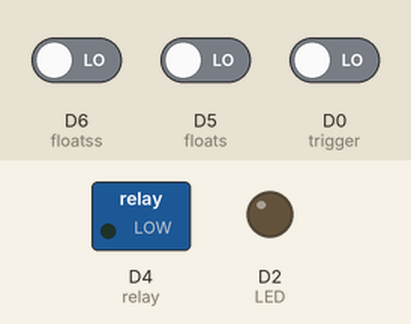
Simulated run of this sketch. Board: ESP8266 (NodeMCU). Parts: switched loads named in the sketch (green lamp = pin HIGH), output pins drawn as LEDs (lit = HIGH). Inputs (shaded band) come from the test bench; at power-on: D5 (floats) LOW, D6 (floatss) LOW, D0 (trigger) LOW.

Above: at 1.2 s.
1.3 s: D5 (floats) driven HIGH
At 2.5 s:
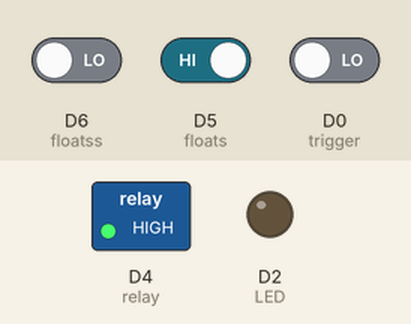
2.8 s: D5 (floats) driven LOW
At 3.6 s:
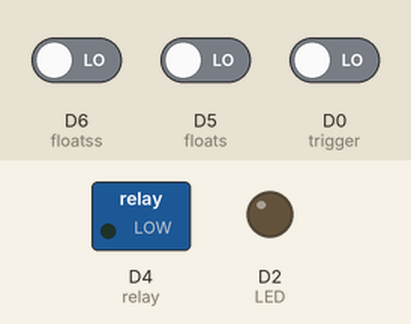
Timing chart, 0 to 5.8 s (numbered marks = the images above; inputs shaded):
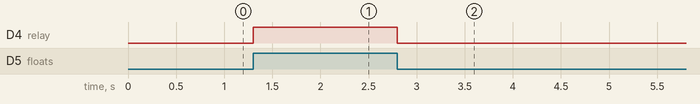

Measured:
- after the input at 1.3 s, D4 (relay): LOW → HIGH at once
- after the input at 2.8 s, D4 (relay): HIGH → LOW at once

The sketch:

WMS.ino
```cpp
#include <ESP8266WiFi.h>          //https://github.com/esp8266/Arduino

//needed for library

#include <DNSServer.h>

#include <ESP8266WebServer.h>

#include <WiFiManager.h>         //https://github.com/tzapu/WiFiManager

#define trigger D0

#define LED D2

#define power D3
#define relay D4
#define floats D5
#define floatss D6

void setup() {

    // put your setup code here, to run once:

    Serial.begin(115200);

    pinMode(trigger,INPUT);

    pinMode(LED,OUTPUT);

     pinMode(power,OUTPUT);
     pinMode (relay, OUTPUT);
     pinMode(floats, INPUT);
     pinMode(floatss,INPUT);

    if(digitalRead(trigger) == HIGH){

    digitalWrite(power,HIGH);

    WiFiManager wifiManager;

    wifiManager.resetSettings();

    wifiManager.autoConnect("CIRCUIT DIGEST WiFi Manager");

    Serial.println("connected :)");


  }

}

void loop() {

  if (WiFi.status() == WL_CONNECTED)

        {

          digitalWrite(power,LOW);

          while(WiFi.status() == WL_CONNECTED){

            digitalWrite(LED,HIGH);

            delay(500);

            digitalWrite(LED,LOW);

            delay(200);

          }

        }

        else {

          digitalWrite(LED,LOW);

        }
        {
          {
   if(digitalRead(floats)==HIGH && digitalRead(floatss)==HIGH) //Both float sensor is in high mode
  {
    //Stop both Motors
    digitalWrite(relay,HIGH);
  }

  else if(digitalRead(floats)==HIGH && digitalRead(floatss)==LOW)  //Upper float sensor is low and lower float sensor is in high
  {
    //Move both the Motors
    digitalWrite(relay,HIGH);
  }

  else if(digitalRead(floats)==LOW && digitalRead(floatss)==LOW) // both float sensor is in high mode means the tank is full
  {
    //Stopping the relay as the tank is full
    digitalWrite(relay,LOW);
       delay(100);
  }

          }
        }
}
```
